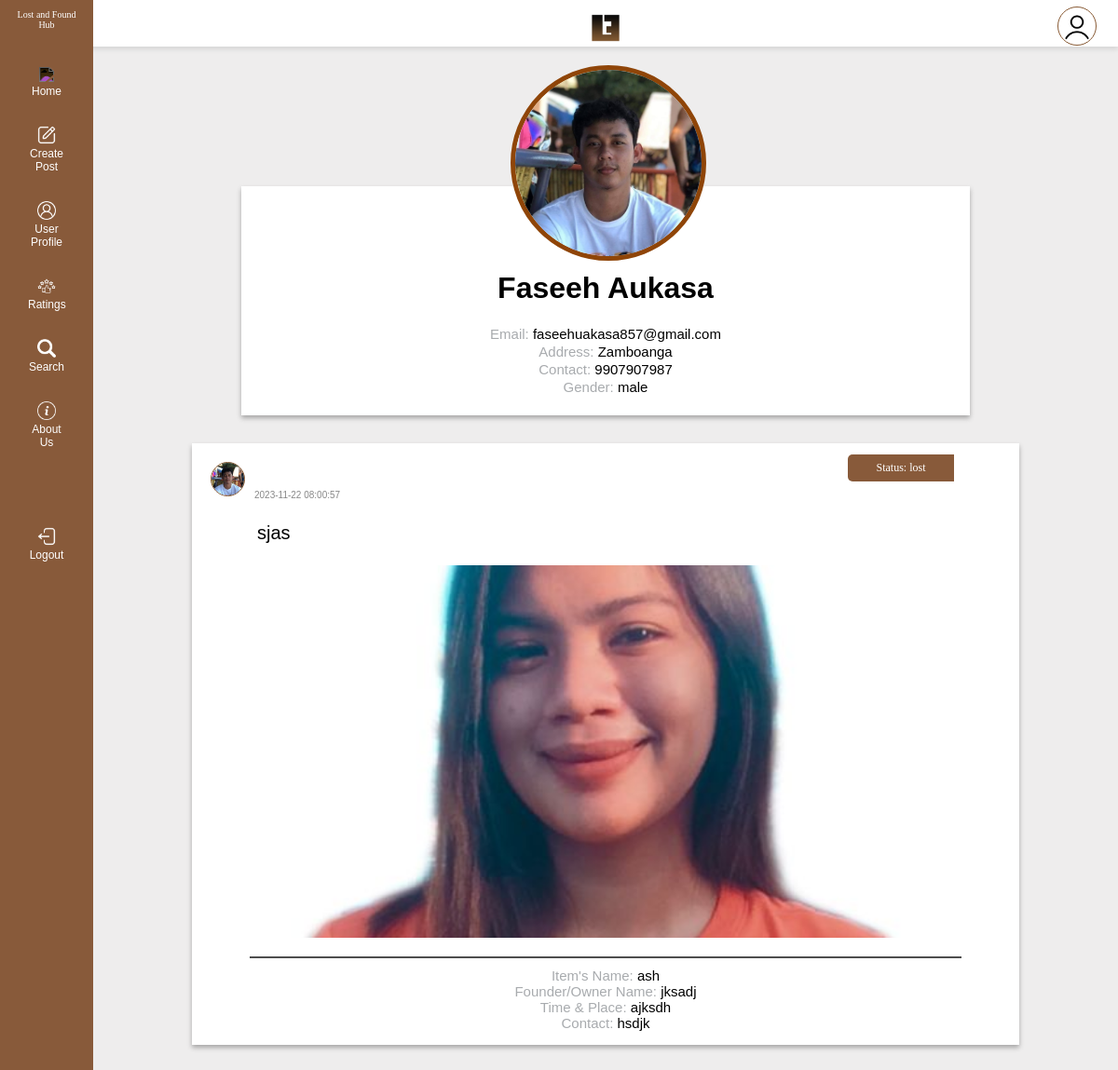
Page /user/pasi/ on the committed database.
### myapp/models.py (models this page shows, shortened)
class CustomUser(AbstractUser):
    userID = models.AutoField(primary_key=True)
    full_name = models.CharField(max_length=255)
    gender = models.CharField(max_length=10)
    email = models.EmailField(max_length=200)
    address = models.CharField(max_length=255)
    contact = models.CharField(max_length=15)
    profile_pic = models.ImageField(upload_to='images/profile_pics/', null=True, blank=True)
    is_admin = models.BooleanField(default=False)

class Post(models.Model):
    postID = models.AutoField(primary_key=True)
    userID = models.ForeignKey(CustomUser, on_delete=models.CASCADE)  # ForeignKey to User model
    description = models.TextField()
    image = models.ImageField(upload_to='images/post_images/', blank=True, null=True)
    item_name = models.CharField(max_length=255)
    fo_name = models.CharField(max_length=255)
    time_place = models.CharField(max_length=255)
    status = models.CharField(max_length=20)
    contact = models.CharField(max_length=15)
    created_at = models.DateTimeField(auto_now_add=True)  # This field will automatically store the creation time

### myapp/views.py (the view)
# urls.py: path('user/<str:username>/', views.users_view, name='users_view'),
def users_view(request, username):
    user = get_object_or_404(CustomUser, username=username)
    user_posts = user.post_set.all().order_by('-created_at')
    context = {
        'profile_user': user,
        'user_posts': user_posts,
    }
    return render(request, 'myapp/users_view.html', context)

### myapp/templates/myapp/users_view.html (shortened to what this page needs)
{%load static%}
<!DOCTYPE html>
<html lang="en">
<head>
    <link rel="stylesheet" href="{% static 'myapp/css/users.css' %}">
</head>
<body>
    <header>
    <div id="content">
        </div>
        <div class="logo-image">
            <img src="{% static 'myapp/img/lflogo.png' %}">
          </div>
        <div class="user-name">
            {% if user.full_name %}
            <span>{{ user.full_name }}</span>
    {% else %}
    <span style='color:transparent;'>halu</span>
    {% endif %}
    </div>
    <div class="user-profile-pic">
        {% if user.profile_pic %}
        <img src="{{ user.profile_pic.url }}" alt="Profile Picture">
    {% else %}
        <img src="{% static 'myapp/img/user.png' %}" class="user-profile-pic">
    {% endif %}
    </div>
        </header>
        <div id="sidebar" class="collapsed">
            <p>Lost and Found Hub</p>
            <a href="/home"><img src="{% static 'myapp/img/home-button.png' %}"> Home</a>
                <a href="/create-post"><img src="{% static 'myapp/img/edit.png' %}">Create Post</a>
                <a href="/user-profile"><img src="{% static 'myapp/img/user1.png' %}">User Profile</a>
                <a href="/ratings"><img src="{% static 'myapp/img/rate.png' %}">Ratings</a>
                <a href="/search"><img src="{% static 'myapp/img/search.png' %}">Search</a>
                <a href="/about_us"><img src="{% static 'myapp/img/info.png' %}">About Us</a>
                <br>
                <br>
                <br>
                <a href="/logout"><img src="{% static 'myapp/img/logout.png' %}">Logout</a>
     </div>
        <div id="main">
            <div class="profile-header">
                <div class="profile-picture">
                    <img src="{{ profile_user.profile_pic.url }}" alt="Profile Picture">
                </div>
                <div id="info-container">
                    <div class="profile-info">
                        <h1>{{ profile_user.full_name }}</h1>
                        <p><span class="label">Email: </span>{{ profile_user.email }}</p>
                        <p><span class="label">Address: </span>{{ profile_user.address }}</p>
                        <p><span class="label">Contact: </span>{{ profile_user.contact }}</p>
                        <p><span class="label">Gender: </span>{{ profile_user.gender }}</p>
                    </div>
                </div>
            </div>
            {% for post in user_posts %}
            <div id="container">
                <div class="post">
                    <div class="post-profile-pic">
                        <img src="{{ post.userID.profile_pic.url }}" alt="User Profile Picture">
                    </div>
                    <p class="post-status">Status: {{ post.status }}</p>
                    <p class="post-username">
                        {% if user.full_name %}
                        <span>{{ post.userID.full_name }}</span>
                        {% else %}
                        <span style='color:transparent;'>nyeh</span>
                        {% endif %}
                    </p>
                    <p class="post-time">{{ post.created_at|date:"Y-m-d H:i:s" }}</p>
                    <p class="post-description">{{ post.description }}</p>
                    <div class="post-image-container">
                        {% if post.image %}
                            <img src="{{ post.image.url }}" alt="Post Image" class="post-image">
                        {% endif %}
                    </div>
                    <hr class="bold-horizontal-line">
                    <div class="post-info">
                        <p><span class="label">Item's Name: </span>{{ post.item_name }}</p>
                        <p><span class="label">Founder/Owner Name: </span>{{ post.fo_name }}</p>
                        <p><span class="label">Time & Place: </span>{{ post.time_place }}</p>
                        <p><span class="label">Contact: </span>{{ post.contact }}</p>
                    </div>
                </div>
            </div>
        {% endfor %}
</body>
</html>

### myapp/static/myapp/css/users.css (style rules this page uses)
body, html { margin: 0; padding: 0; font-family: Arial, Helvetica, sans-serif; background-color: #EEEDED; position: relative; height: 100%; }
header { position: relative; height: 30px; justify-content: space-between; align-items: center; background-color: #ffff; color: rgb(0, 0, 0); padding: 10px; box-shadow: 0px 3px 5px rgba(0, 0, 0, 0.1); }
#content { margin-left: 0; transition: margin-left 0.3s; top: 7px; left: 15px; padding: 10px; position: absolute; z-index: 1; transition: 1s ease-in-out; }
#sidebar { background-color: #885A3A; height: 100%; width: 100px; position: fixed; top: 0; left: 0; text-align: center; overflow-x: hidden; padding-top: 50px; transition: left .7s ease-in-out; }
#sidebar p { color: #ffffff; font-family: 'Times New Roman', Times, serif; font-size: 10px; padding: 10px; margin-top: -50px; }
#sidebar a { padding: 30px; padding-bottom: 10px; padding-top: 20px; text-decoration: none; text-align: center; font-size: 12px; color: #ffffff; display: block; word-spacing: 10px; margin: 0; }
#sidebar img { width: 20px; filter: invert(); }
#main { position: relative; transition: margin-left .5s; padding: 20px; margin-left: 100px; }
#content { transition: margin 0.5s; }
#container { padding: 20px; position: relative; background-color: white; width: 80%; margin: 0 auto; box-shadow: 0px 3px 5px rgba(0, 0, 0, 0.3); overflow: hidden; word-wrap: break-word; display: flex; flex-direction: column; font-size: medium; height: auto; clear: both; margin-bottom: 30px; }
#info-container { padding: 20px; position: relative; background-color: #ffff; width: 70%; margin: 0 auto; box-shadow: 0px 3px 5px rgba(0, 0, 0, 0.3); overflow: hidden; word-wrap: break-word; display: flex; flex-direction: column; font-size: medium; height: auto; clear: both; padding-top: 70px; margin-bottom: 30px; margin-top: -80px; }
.user-profile-pic img { position: relative; margin-right: 13px; width: 40px; height: 40px; border-radius: 50%; float: right; bottom: 60px; border: 1px solid #885A34; }
.user-name { position: relative; text-align: right; margin-right: 60px; font-weight: bold; font-size: 15px; bottom: 30px; }
.logo-image img { position: relative; width: 40px; margin: 0 auto; display: block; left: 50px; z-index: 2; }
.profile-picture { position: relative; margin-left: 50px; z-index: 2; }
.profile-info p { font-size: 15px; margin: 2px; }
.label { color: #a8abae; }
.profile-picture img { height: 200px; width: 200px; border-radius: 50%; display: block; margin-left: 100px; margin: 0 auto; border: 5px solid #8f4508; z-index: 2; }
.post-profile-pic img { position: relative; margin-right: 10px; width: 35px; height: 35px; border-radius: 50%; float: left; bottom: 0px; border: 1px solid #885A34; }
.post-image-container { width: 85%; height: 400px; margin: 0 auto; box-sizing: border-box; overflow: hidden; border-radius: 20px; display: flex; align-items: center; margin-bottom: 20px; }
.post-image { width: 100%; height: auto; margin: 0 auto; }
.bold-horizontal-line { border: 1px solid rgb(77, 77, 77); border-width: 0 0 2px; width: 90%; margin: 10px auto; margin-bottom: 15px; }
.post-username { font-weight: bold; color: #000000; margin-bottom: -5px; margin-top: 7px; }
.post-time { font-size: 10px; color: #888; }
.post-description { margin-left: 50px; margin-right: 50px; font-size: 20px; font-weight: normal; line-height: 1.5; }
.post-info p { text-align: center; font-size: 15px; margin: -10px; padding: 5px; }
.profile-info { text-align: center; }
.post-status { position: relative; float: right; background-color: #885a3a; padding: 7px; top: -20px; width: 100px; border-radius: 5px 0px 0px 5px; color: #ffffff; font-size: 12px; right: 50px; text-align: center; font-family: 'Times New Roman', Times, serif; }

### rows in the picture
CustomUser: profile_pic (picture), full_name "Faseeh Aukasa", email "faseehuakasa857@gmail.com", address "Zamboanga", contact "9907907987", gender "male"
Post: userID.profile_pic (picture), status "lost", created_at "2023-11-22 08:00:57", description "sjas", image (picture), item_name "ash", fo_name "jksadj", time_place "ajksdh", contact "hsdjk"
